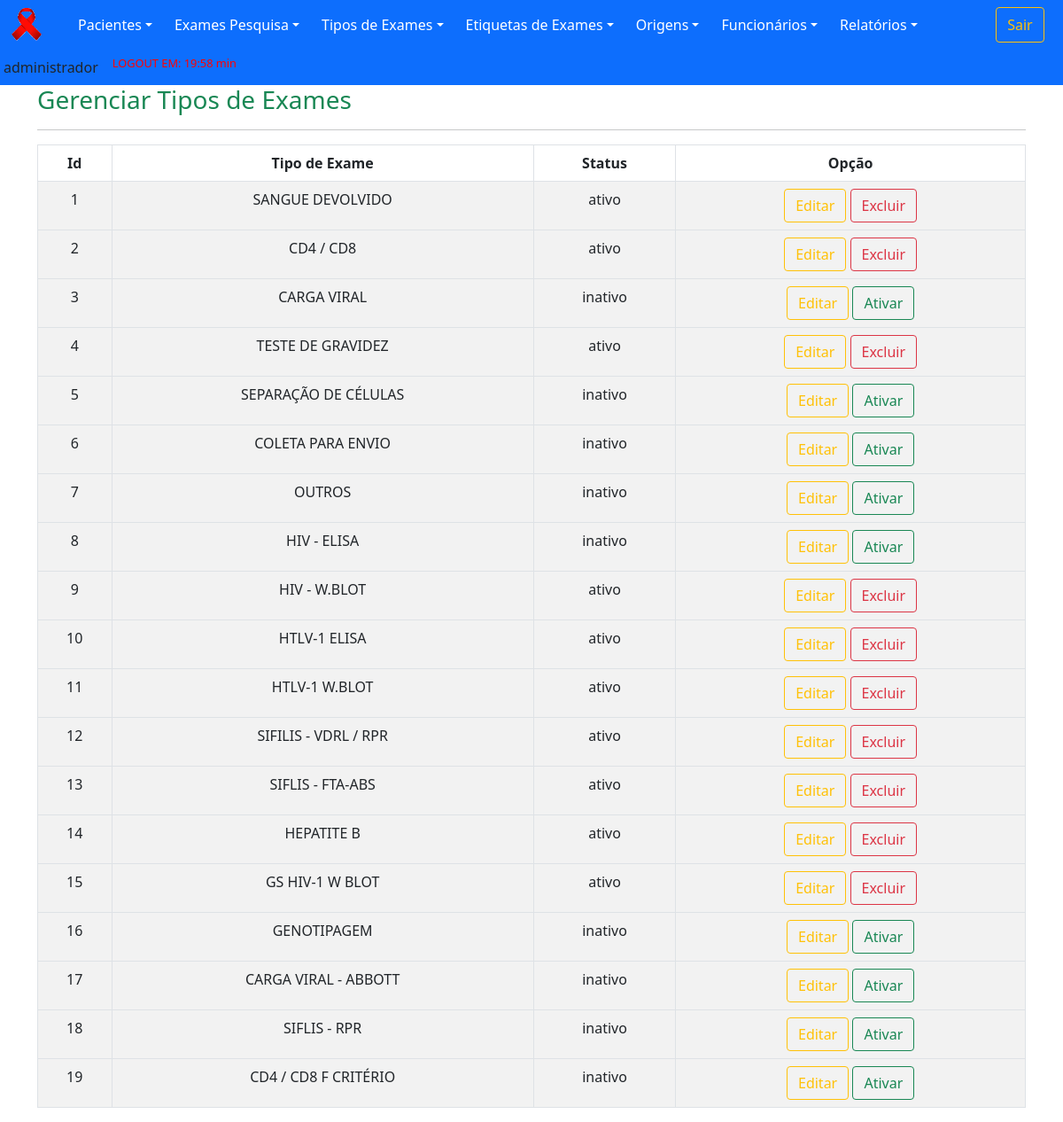
The app's page /old/views/examesGerenciar.php (signed in) with its own data.
### tables this page shows
CREATE TABLE `tipoExames` (
  `idTipoExames` int(11) NOT NULL,
  `tipoExame` varchar(255) DEFAULT NULL,
  `statusExame` varchar(8) DEFAULT NULL
);

### old/dao/DAO-sistemaCihiv.php (called while the page is built, shortened)
<?php
    class SistemaDAO
        {
            public function PesquisaTodosDados($nomeTabela)
                {
                    $conn = Database::connect();
                    $conn->exec('SET CHARACTER SET utf8');
                    $sql = "SELECT * FROM $nomeTabela";
                    try
                        {
                            $listar = $conn->query($sql);
                            $buscar = $listar->fetchAll(PDO::FETCH_OBJ);
                            $numRows = $listar->rowCount();
                        }
                    catch (PDOException $exc)
                        {
                            $buscar = $exc->getTraceAsString();
                        }
                    return $buscar;
                }
        }
?>

### old/views/examesGerenciar.php (the view, shortened to what this page needs)
<?php
	include "../template/menuPrincipal.php";
?>
        <div class="container">
            <div id="page-content-wrapper">
				<div class="panel-header">
					<h3 class="text-success">Gerenciar Tipos de Exames</h3>
				</div>
				<hr>
				<div class="panel-content">
					<div class="col-md-12">
						<table class="table table-striped table-bordered table-condensed">
                            <thead>
                                <tr>
                                    <th>Id</th>
                                    <th>Tipo de Exame</th>
                                    <th>Status</th>
                                    <th>Opção</th>
                                </tr>
                            </thead>
                            <tbody>
                                <?php
                                    require_once '../dao/DAO-sistemaCihiv.php';
                                    $exameDAO = new SistemaDAO();
                                    $nomeTabela = "tipoExames";
                                    foreach($exameDAO->PesquisaTodosDados($nomeTabela) as $exame)
                                        {
                                            ?>
                                                <tr>
                                                    <td><?php echo $exame->idTipoExames; ?></td>
                                                    <td><?php echo $exame->tipoExame; ?></td>
                                                    <td><?php echo $exame->statusExame;  $statusExame = $exame->statusExame;?></td>
                                                    <td class='operations'>
                                                        <div class="btn-group pull-right">
                                                            <a href="../controllers/exameBuscar.php?action=1&id=<?php echo $exame->idTipoExames;?>" class="btn btn-small btn-outline-warning">Editar<i class="icon-remove"></i></a>
                                                        </div>
                                                        <div class="btn-group pull-left">
                                                            <?php
                                                                if ($statusExame != "ativo")
                                                                    {
                                                                        $html = " <a href='../controllers/exameBuscar.php?action=2&id=$exame->idTipoExames'  class='btn btn-small btn-outline-success'>Ativar<i class='icon-edit'></i></a>";
                                                                        echo $html;
                                                                    }
                                                                elseif ($statusExame == "ativo")
                                                                    {
                                                                        $html = "<a href='../controllers/exameBuscar.php?action=3&id=$exame->idTipoExames' class='btn btn-small btn-outline-danger'>Excluir<i class='icon-remove'></i></a>";
                                                                        echo $html;
                                                                    }
                                                            ?>
                                                        </div>
                                                    </td>
                                                <tr>
                                            <?php
                                        }
                                ?>
                            </tbody>
                        </table>
                    </div>
				</div>
            </div>
		</div>
    </body>
</html>

### old/template/menuPrincipal.php (style rules this page uses)
table, th, td { padding: 5px; text-align:center; }

### records on screen
tipoexames: idTipoExames "1", tipoExame "SANGUE DEVOLVIDO", statusExame "ativo"
tipoexames: idTipoExames "2", tipoExame "CD4 / CD8", statusExame "ativo"
tipoexames: idTipoExames "3", tipoExame "CARGA VIRAL", statusExame "inativo"
tipoexames: idTipoExames "4", tipoExame "TESTE DE GRAVIDEZ", statusExame "ativo"
tipoexames: idTipoExames "5", tipoExame "SEPARAÇÃO DE CÉLULAS", statusExame "inativo"
tipoexames: idTipoExames "6", tipoExame "COLETA PARA ENVIO", statusExame "inativo"
tipoexames: idTipoExames "7", tipoExame "OUTROS", statusExame "inativo"
tipoexames: idTipoExames "8", tipoExame "HIV - ELISA", statusExame "inativo"
tipoexames: idTipoExames "9", tipoExame "HIV - W.BLOT", statusExame "ativo"
tipoexames: idTipoExames "10", tipoExame "HTLV-1 ELISA", statusExame "ativo"
tipoexames: idTipoExames "11", tipoExame "HTLV-1 W.BLOT", statusExame "ativo"
tipoexames: idTipoExames "12", tipoExame "SIFILIS - VDRL / RPR", statusExame "ativo"
tipoexames: idTipoExames "13", tipoExame "SIFLIS - FTA-ABS", statusExame "ativo"
tipoexames: idTipoExames "14", tipoExame "HEPATITE B", statusExame "ativo"
tipoexames: idTipoExames "15", tipoExame "GS HIV-1 W BLOT", statusExame "ativo"
tipoexames: idTipoExames "16", tipoExame "GENOTIPAGEM", statusExame "inativo"
tipoexames: idTipoExames "17", tipoExame "CARGA VIRAL - ABBOTT", statusExame "inativo"
tipoexames: idTipoExames "18", tipoExame "SIFLIS - RPR", statusExame "inativo"
tipoexames: idTipoExames "19", tipoExame "CD4 / CD8 F CRITÉRIO", statusExame "inativo"

### other values on screen
$_SESSION["nomeFuncionario"] "administrador"
